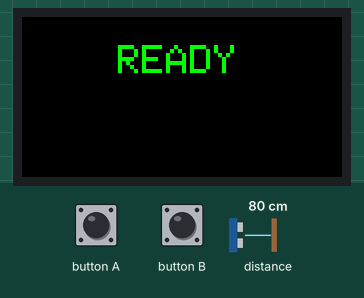
The program below on a simulated ESP32. Shown: 160×80 colour display. The test bench sets the inputs (shaded band); at power-on: distance to the obstacle 80 cm. What the program prints to the serial monitor is not drawn.

Above: at 5.8 s.
5.9 s: distance to the obstacle set to 2 cm
At 7.1 s:
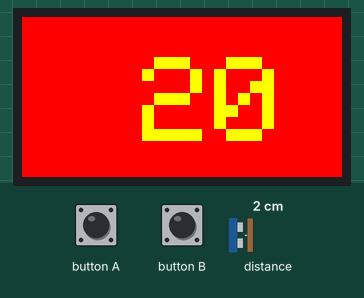
At 27.7 s:
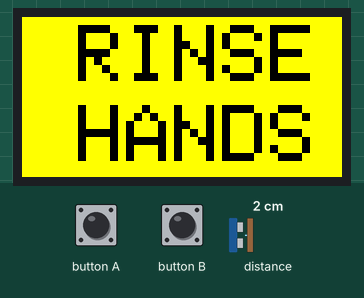
Timing chart, 0 to 29.2 s (numbered marks = the images above; inputs shaded):
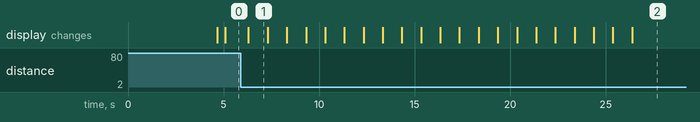

Measured:
- after the input at 5.9 s, the display: changes after 0.40 s (image 1)
- what the display in image 1 shows lasts 1.0 s, from 6.3 s to 7.3 s

The program:

main.cpp
```cpp
#include <Arduino.h>
#include <M5StickC.h>
#include <VL53L0X.h>                  //Time of flight distance sensor
#include <Wire.h>                     //i2C comms needed for VL sensor

/*
########################################################################################################
      This has been tested 4th April 2020 on M5Stick-C (Orange Casing)
      It is a standard M5 Stick C Unit (Orange Casing)
      Board Type = "M5Stick-C"
      TOF on white grove connector - SDA connected to G32, SCL connected to G33

      20 second count down to time the washing of hands for COVID19 outbreak

      NOTE: If unit runs down flat you may find that the screen stops working, if so then download the M5Burner from here:
            https://m5stack.com/pages/download
            Extract from the zip and run M5Burner.exe
            select UIFLOW-v1.4.5.1 on the left (it may download the firmware file),
            then at the top select Series:StickC, select the correct Com port
            Now hit Erase followed by Burn
            once the firmware has been installed and the unit restarts, the screen should start up with the UIFlow logo
            Now reload your sketch and it should work fine

########################################################################################################
    v0.1 Initial version
    v0.2 Added Ready Message
    v0.3 Added now rinse , also triggered by button for testing if you dont have a TOF sensor
    v0.4 Fixed bug that screen would not come on after full battery drain or 6 second button turn off - use M5.begin() instead of M5.Lcd.begin
    this is tested and deployed
*/


const char* BuildTime = __TIME__;
const char* BuildDate = __DATE__;
const char* Version = "V0.4";
#define SKETCH "Wash Hands"
#define HOSTNAME "M5StickC-1"
#define STARTUPMSGDELAY 1500           // ms to wait to display startup messages
#define SHORTVERSION true             // output just the version no on screen at startup
#define STARTUPSCREENBRIGHTNESS 200    // startup brightness
boolean M5stack = true;               //Enable M5 output text
int StdScreenBrightness = 100;
int BackGroundColor = BLUE;
String BackGround = "RED";
char Build[30];

// Used for M5 Button
const int  M5ButtonPin = 37;
uint8_t lastM5ButtonState = 1;
uint8_t M5ButtonState = 0;

// Used for Side Button
const int  SideButtonPin = 39;
uint8_t lastSideButtonState = 1;
uint8_t SideButtonState = 0;

/** START - Time Of Flight VL53L0X parameters **/
VL53L0X VL53L0Xsensor;
#define HIGH_ACCURACY
boolean TOFSensor = true;
int SensorDist = 50;
int SensorDist1 = 50;
int SensorDist2 = 50;
int SensorDist3 = 50;
int VL53L0XAddress = 0x29;
boolean Trigger = false;
String SensorStatus = "#TOF#";
int TriggerDist = 160;
/** END - Time Of Flight VL53L0X parameters **/

int SecsCountDownFrom = 20;
int MainLoopDelay = 200;

void CheckButtons()
{
    M5ButtonState = digitalRead(M5ButtonPin);
    if(!M5ButtonState && lastM5ButtonState){
        Trigger = true;
    }
    lastM5ButtonState = M5ButtonState;

    SideButtonState = digitalRead(SideButtonPin);
    if(!SideButtonState && lastSideButtonState){
        Trigger = true;
    }
    lastSideButtonState = SideButtonState;


}

void SetupVL53L0X()
{
  // Check VL53L0X TOF and set for accurate scanning
  Wire.begin();
  Wire.beginTransmission (VL53L0XAddress);
  if (Wire.endTransmission() == 0)
  {
    Serial.print (F("VL53L0X device found at 0x"));
    Serial.println (VL53L0XAddress, HEX);

    // only set parameters if sensor was detected
    VL53L0Xsensor.init();
    VL53L0Xsensor.setTimeout(500);
    //VL53L0Xsensor.setMeasurementTimingBudget(200000);
  }
  else
  {
    Serial.println("######  VL53L0X device NOT found   ######");
    Serial.println("######     TEST MODE - BUTTON      ######");
    TOFSensor = false;
  }
}

void CheckTOF()
{
  if (TOFSensor == true and Trigger == false)       // only read if sensor was found at startup and no current trigger
  {
    SensorDist1 = VL53L0Xsensor.readRangeSingleMillimeters();
    delay(50);
    SensorDist2 = VL53L0Xsensor.readRangeSingleMillimeters();
    delay(50);
    SensorDist3 = VL53L0Xsensor.readRangeSingleMillimeters();
    SensorDist = (SensorDist1 + SensorDist2 + SensorDist3)/3;     // take an average of 3 settings to remove 'aborations'

    if (VL53L0Xsensor.timeoutOccurred())
    {
      Serial.println("VL53L0X TIMEOUT");
      SensorDist = 50;            // default sensor distance if it timeouts
    }
    else
    {
    Serial.println("Distance = " + String(SensorDist));
      if ( SensorDist <= TriggerDist )         // Door triggered
      {
        Trigger = true;
      }
      else
      {
        Trigger = false;
      }
    Serial.println("Trigger = " + String(Trigger));

    }
  }
  else
  {
    CheckButtons();
  }
}


void M5OutputBuildInfo()
{
  //M5.Lcd.setBrightness(StdScreenBrightness);
  M5.Lcd.fillScreen(BackGroundColor);
  if (SHORTVERSION == true )
  {
    M5.Lcd.setCursor(0,0);
    M5.Lcd.setTextSize(2);
    M5.Lcd.setTextColor(WHITE, BackGroundColor);
    M5.Lcd.println(Version);
    delay(STARTUPMSGDELAY);
  }
  else
  {
    sprintf(Build, "%s %s", BuildTime, BuildDate );
    M5.Lcd.setCursor(0,0);
    M5.Lcd.setTextSize(2);
    M5.Lcd.setTextColor(WHITE, BackGroundColor);
    M5.Lcd.println(Version);
    M5.Lcd.println(SKETCH);
    M5.Lcd.println(BuildTime);
    M5.Lcd.println(BuildDate);
    M5.Lcd.println(HOSTNAME);
    delay(STARTUPMSGDELAY);
  }
}

void OutputBuildInfo()
{
  sprintf(Build, "%s %s", BuildTime, BuildDate );
  Serial.print(SKETCH);
  Serial.print(" ");
  Serial.println(Version);
  Serial.print("Build ");
  Serial.println(Build);
  Serial.print("ESP Name ");
  Serial.println(HOSTNAME);

  if (M5stack == true )
  {
    M5OutputBuildInfo();
  }
}

/*
 * ###################################################
 * #              START SETUP FUNCTION               #
 * ###################################################
*/

void setup()
{
  Serial.begin(115200);

  M5.begin();

  M5.Lcd.setRotation(3);

//  Wire1.beginTransmission(0x34);
//  Wire1.write(0x12);
//  Wire1.write(0x4d); // Enable LDO2, aka OLED_VDD
//  Wire1.endTransmission();

//  M5.Lcd.writecommand(ST7735_DISPON);
//  M5.Axp.ScreenBreath(255);

  // Setup big M5 button
  pinMode(M5ButtonPin, INPUT_PULLUP);

  OutputBuildInfo();

  SetupVL53L0X();

  Wire.begin();

  delay(3000);
  M5.Lcd.fillScreen( BLACK );
}

/*
 * ###################################################
 * #                END SETUP FUNCTION               #
 * ###################################################
*/

/*
 * ###################################################
 * #                 MAIN LOOP                       #
 * ###################################################
*/
void loop()
{
  M5.update();
  delay(MainLoopDelay);
  CheckTOF();

  if (Trigger == true)
  {
    //M5.Lcd.setBrightness(200);
    for (int Count = SecsCountDownFrom; Count > 0; Count--)
    {
      Serial.println(Count);
      BackGround = "RED";
      //M5.Lcd.setRotation(3);
      M5.Lcd.fillScreen( RED );
      M5.Lcd.setTextColor(YELLOW);
      M5.Lcd.setTextSize(6);
      M5.Lcd.setCursor(60, 20);
      M5.Lcd.println(Count);

      delay(990);
    }
    Serial.println("Rinse Hands");

    M5.Lcd.fillScreen( YELLOW );
    M5.Lcd.setTextColor(BLACK);
    M5.Lcd.setTextSize(4);
    M5.Lcd.setCursor(28, 4);
    M5.Lcd.print("RINSE");
    M5.Lcd.setCursor(28, 44);
    M5.Lcd.print("HANDS");
    delay(4000);

    Serial.println("Well Done");

    M5.Lcd.fillScreen( GREEN );
    M5.Lcd.setTextColor(BLACK);
    M5.Lcd.setTextSize(4);
    M5.Lcd.setCursor(28, 4);
    M5.Lcd.print("WELL");
    M5.Lcd.setCursor(28, 44);
    M5.Lcd.print("DONE");
    delay(2000);
    Serial.println("Ready");

    Trigger = false;
  }
  else
  {
    if ( BackGround != "BLACK" )
    {
      Serial.println("Ready");
      //M5.Lcd.setBrightness(20);
      M5.Lcd.fillScreen( BLACK );
      M5.Lcd.setTextColor(GREEN);
      M5.Lcd.setTextSize(2);
      M5.Lcd.setCursor(48, 14);
      M5.Lcd.print("READY");
      BackGround = "BLACK";
    }
  }
}


/*
 * ###################################################
 * #               END MAIN LOOP                     #
 * ###################################################
*/
```
